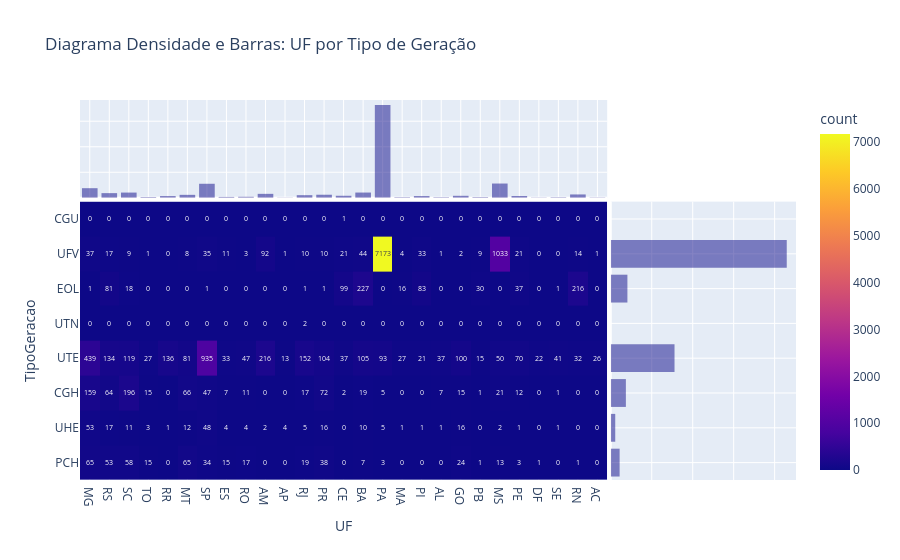

Notebook cell for this chart:
### Code cell
#### Diagrama de Densindade e Barras Iterativo ####

# Titulo

title_Densidade = "Diagrama Densidade e Barras: UF por Tipo de Geração"

# Titulo para exportar o arquivo em html

title_Densidade_export = "Densidade_3"+github

# Função para criar a variável do gráfico de pontos iterativo do plotfy

fig_dens = px.density_heatmap(df_ger,  # Dataframe
 title=title_Densidade,                # Titulo
 x="UF",                               # Variável Qualitativa Nominal
 y="TipoGeracao",                      # Variável Qualitativa Nominal
 #z= "MdaPotenciaOutorgadaKW" ,           # Variável Quantitativa Contínua
 marginal_x="histogram",               # Tipo de diagrama adicional para o eixo X
 marginal_y="histogram",               # Tipo de diagrama adicional para o eixo Y
 text_auto=True                        # Contagem para cada uma das células
)

# Função para Plotagem do plotfy

fig_dens.show()

# Função do plotfy para exportar o gráfico em HTML e salva-lo

plt.offline.plot(fig_dens, filename = title_Densidade_export)

### Figure 1 — Plotly figure (JSON) as saved in the notebook; plotly's stock layout.template omitted (floating-point values rounded to 4 significant figures; data arrays with more than 128 entries replaced by an {"elided": "..."} marker saying what was removed)
{"data": [{"coloraxis": "coloraxis", "hovertemplate": "UF=%{x}<br>TipoGeracao=%{y}<br>count=%{z}<extra></extra>", "name": "", "texttemplate": "%{z}", "type": "histogram2d", "x": {"elided": "13904 str values"}, "xaxis": "x", "xbingroup": "x", "y": {"elided": "13904 str values"}, "yaxis": "y", "ybingroup": "y"}, {"alignmentgroup": "True", "bingroup": "x", "hovertemplate": "UF=%{x}<br>count=%{y}<extra></extra>", "legendgroup": "", "marker": {"color": "#0d0887"}, "name": "", "offsetgroup": "", "opacity": 0.5, "showlegend": false, "type": "histogram", "x": {"elided": "13904 str values"}, "xaxis": "x3", "yaxis": "y3"}, {"alignmentgroup": "True", "bingroup": "y", "hovertemplate": "TipoGeracao=%{y}<br>count=%{x}<extra></extra>", "legendgroup": "", "marker": {"color": "#0d0887"}, "name": "", "offsetgroup": "", "opacity": 0.5, "showlegend": false, "type": "histogram", "xaxis": "x2", "y": {"elided": "13904 str values"}, "yaxis": "y2"}], "layout": {"barmode": "overlay", "coloraxis": {"colorbar": {"title": {"text": "count"}}, "colorscale": [[0, "#0d0887"], [0.1111, "#46039f"], [0.2222, "#7201a8"], [0.3333, "#9c179e"], [0.4444, "#bd3786"], [0.5556, "#d8576b"], [0.6667, "#ed7953"], [0.7778, "#fb9f3a"], [0.8889, "#fdca26"], [1, "#f0f921"]]}, "legend": {"tracegroupgap": 0}, "title": {"text": "Diagrama Densidade e Barras: UF por Tipo de Geração"}, "xaxis": {"anchor": "y", "domain": [0, 0.7363], "title": {"text": "UF"}}, "xaxis2": {"anchor": "y2", "domain": [0.7413, 1], "matches": "x2", "showgrid": true, "showline": false, "showticklabels": false, "ticks": ""}, "xaxis3": {"anchor": "y3", "domain": [0, 0.7363], "matches": "x", "showgrid": true, "showticklabels": false}, "xaxis4": {"anchor": "y4", "domain": [0.7413, 1], "matches": "x2", "showgrid": true, "showline": false, "showticklabels": false, "ticks": ""}, "yaxis": {"anchor": "x", "domain": [0, 0.7326], "title": {"text": "TipoGeracao"}}, "yaxis2": {"anchor": "x2", "domain": [0, 0.7326], "matches": "y", "showgrid": true, "showticklabels": false}, "yaxis3": {"anchor": "x3", "domain": [0.7426, 1], "matches": "y3", "showgrid": true, "showline": false, "showticklabels": false, "ticks": ""}, "yaxis4": {"anchor": "x4", "domain": [0.7426, 1], "matches": "y3", "showgrid": true, "showline": false, "showticklabels": false, "ticks": ""}}}
